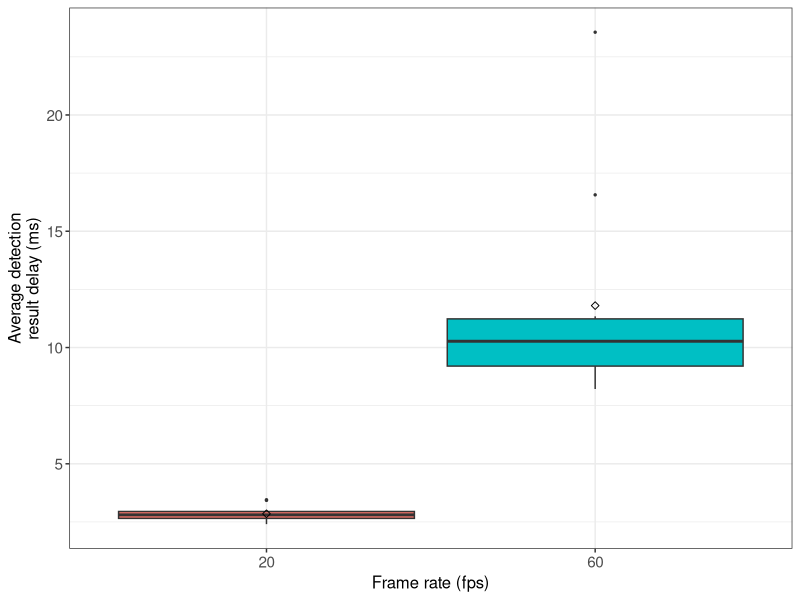

This figure's R source: (Note: this script raises an error after producing the figure.)
## ---- chunk 1
if (!require('tidyverse')) install.packages('tidyverse', dependencies = TRUE); library('tidyverse')
if (!require('ggpubr')) install.packages('ggpubr', dependencies = TRUE); library('ggpubr')
if (!require('rstatix')) install.packages('rstatix', dependencies = TRUE); library('rstatix')
if (!require('ggplot2')) install.packages('ggplot2', dependencies = TRUE); library('ggplot2')
## ---- chunk 2
data <- read.csv(file = '../../raw_data/test_frame_rate/run_table.csv')
data <- subset(data, select = c(X__run_id, frame_rate, avg_detection_result_delay_ms))
data$frame_rate <- as.factor(data$frame_rate)
data$avg_detection_result_delay_ms <- as.numeric(data$avg_detection_result_delay_ms)
## ---- chunk 3
data %>%
  group_by(frame_rate) %>%
  get_summary_stats(avg_detection_result_delay_ms, type = "mean_sd")
## ---- chunk 4
#pdf(file = "../../figures/frame_rate_effect/detection-result-delay.pdf")

ggplot(data, aes(x = frame_rate, y = avg_detection_result_delay_ms, fill = frame_rate)) +
  theme_bw() + 
  geom_boxplot(width = 0.9, outlier.size = 0.5) + 
  stat_summary(fun = mean, color = 'black', geom = 'point', shape = 5, size = 1.5) +
  labs(x = "Frame rate (fps)", y = "Average detection\nresult delay (ms)") +
  theme(legend.position = 'none') +
  theme(
    axis.title.x = element_text(size = 12, family = 'sans'),
    axis.title.y = element_text(size = 12, family = 'sans'),
    axis.text.x = element_text(size = 11, family = 'sans'),
    axis.text.y = element_text(size = 11, family = 'sans'),
    
  )

#dev.off()
## ---- chunk 5
data %>% 
  group_by(frame_rate) %>%
  identify_outliers(avg_detection_result_delay_ms)
## ---- chunk 6
data %>%
  rstatix::wilcox_test(avg_detection_result_delay_ms ~ frame_rate) %>%
  add_significance()
## ---- chunk 7
data %>%
  wilcox_effsize(avg_detection_result_delay_ms ~ frame_rate)
